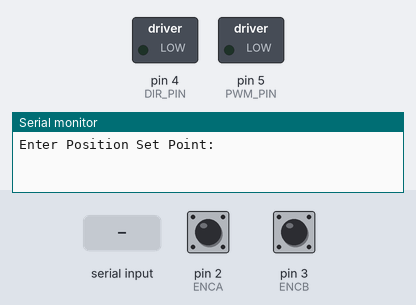
A sketch run on a simulated Arduino Uno, built with avr-gcc and run on an emulated ATmega328P. On the bench: switched loads named in the sketch (green lamp = pin HIGH), the last lines printed to the serial monitor. The inputs (shaded band) are chosen by the test bench; at power-on: pin 2 (ENCA) HIGH, pin 3 (ENCB) HIGH.

Above: at 0.9 s.
1.0 s: "90,45,200\n" received over Serial
At 2.0 s:
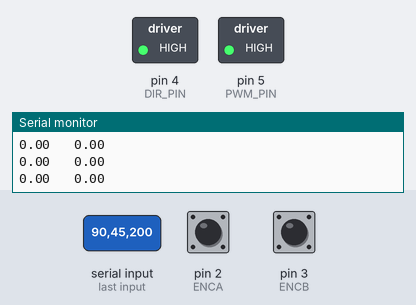
9.3 s: "90,45,200,10\n" received over Serial
At 21.9 s:
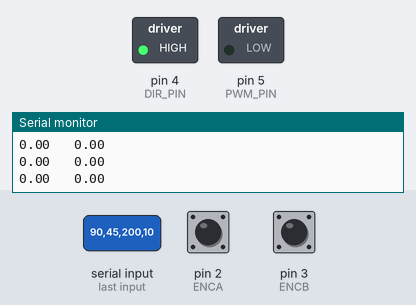
Timing chart, 0 to 22.5 s (numbered marks = the images above; inputs shaded):
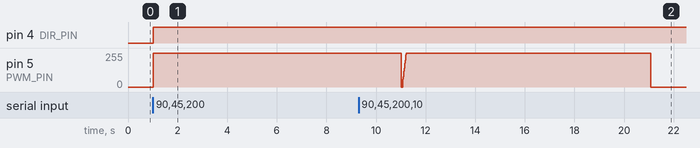

The sketch:

online_PID_code_velocity.ino
```cpp
//#include <TimerOne.h>

#include "main.h"
// PID constants
float kp_v = 3.7;
float ki_v = 40.93 * 3.7 ;
float kp_p = 8;

//PID variables
long    start_time = 0;
volatile int posi = 0; //current position
long        prevT = 0; //previous time

float  eintegral   = 0; //integral error
float  pos_setpoint = 0; //target position
float  vel_setpoint = 0; //target velocity

float  velocity = 0;
double pos     = 0;

double pos_error = 0;
double vel_error = 0;

float Pos_ControlSignal = 0;
float Vel_ControlSignal = 0;

void setup()
{

  //Encoder
  pinMode(ENCA, INPUT_PULLUP);
  pinMode(ENCB, INPUT_PULLUP);
  //motor
  pinMode(PWM_PIN, OUTPUT);
  pinMode(DIR_PIN, OUTPUT);

  //interrupts
  attachInterrupt(digitalPinToInterrupt(ENCA), readEncoder1, RISING);
  attachInterrupt(digitalPinToInterrupt(ENCB), readEncoder2, RISING);

  analogWrite(PWM_PIN, 0);
  posi = 0;

  Serial.begin(9600);
  Serial.println("Enter Position Set Point: ");
  while (!Serial.available());
  pos_setpoint = fabs (   Serial.parseFloat()  );
  //if (pos_setpoint > 80)  pos_setpoint =80; //max allowed position

  while (!Serial.available());
  vel_setpoint = fabs(   Serial.parseFloat() );
  Serial.println("Enter Velocity Set Point:");
  while (!Serial.available());
  vel_setpoint = fabs(   Serial.parseFloat()  );
  if (vel_setpoint > 90) vel_setpoint = 90; //max allowed speed

  start_time = millis();
  prevT = micros();
}

void loop()
{
  if ( millis() - start_time <   10000 ) //(  pos_error / vel_setpoint ) * 1000 +
  {
    // time difference
    long currT = micros();
    float deltaT = ((float) (currT - prevT)) / ( 1.0e6 );
    prevT = currT;
    /* Read  position and velocity*/
    /*interrupt sandwich*/
    noInterrupts();
    velocity = (  (posi / 40.98)   - pos )   / deltaT  ; //(current pos. - last pos.) / time
    pos     = (double(posi) / 40.98);  //102.3 = NO. of encoder pulses for 1 cm.
    interrupts();

    //Position Control Signal
    Pos_ControlSignal = (pos_setpoint - pos ) * kp_p ; //error *Kp

    /*saturation of the control signal with target velocity*/
    if (fabs( Pos_ControlSignal )  > vel_setpoint)
    {
      if (Pos_ControlSignal >= 0)
        Pos_ControlSignal = vel_setpoint;
      else Pos_ControlSignal = - vel_setpoint;
    }

    vel_error = Pos_ControlSignal - velocity; //setpoint - current velocity

    // integral
    eintegral = eintegral + vel_error * deltaT;

    //velocity control signal
    Vel_ControlSignal =  kp_v  *  vel_error + ki_v * eintegral;


    int dir = 1;
    if (Vel_ControlSignal < 0)  dir = -1;

    // motor power
    float pwr = fabs(Vel_ControlSignal);
    if ( pwr >= 255 )
    {
      pwr = 255;
      eintegral -= vel_error * deltaT; //antiWindup
    }
    // signal the motor
    setMotor(dir, pwr);


    Serial.print(velocity);
    Serial.print("   ");
    Serial.print(pos);
    Serial.println();
  }

  else //EXEEDED THE PERIOD
  {
    setMotor(0, 0);
    while (!Serial.available());
    pos_setpoint = fabs (Serial.parseFloat());
    Serial.println ("Enter Position Set Point: ") ;
    while (!Serial.available());
    pos_setpoint = fabs (Serial.parseFloat());
    //if (pos_setpoint > 80) pos_setpoint =80;


    while (!Serial.available());
    vel_setpoint = fabs (Serial.parseFloat()  );
    Serial.println("Enter Velocity Set Point:");
    while (!Serial.available());
    vel_setpoint = fabs (Serial.parseFloat()  );
    if (vel_setpoint > 84)  vel_setpoint = 84;

    eintegral = 0;
    start_time = millis();
    prevT = micros();
  }
}
```

main.cpp
```cpp
#if ARDUINO >= 100
#include "Arduino.h"
#else
#include "WProgram.h"
#endif

#include "main.h"


void setMotor(int dir, int pwmVal)
{
  analogWrite(PWM_PIN,pwmVal);
  if(dir == 1)
    {
      digitalWrite(DIR_PIN,HIGH);

    }

  else if(dir == -1)
  {
     digitalWrite(DIR_PIN,LOW);
  }
}

void readEncoder1()
{
   int b = digitalRead(ENCB);
   if(b > 0)
    posi--;

   else
    posi++;
}

void readEncoder2()
{
   int b = digitalRead(ENCA);
   if(b > 0)
    posi++;

   else
    posi--;
}
```

main.h
```cpp
#pragma once
#ifndef main_h
#define main_h

#define ENCA 2
#define ENCB 3
#define PWM_PIN 5
#define DIR_PIN 4


extern volatile int posi;
void setMotor(int dir, int pwmVal);

void readEncoder1();

void readEncoder2();


#endif
```

Measured:
- after the input at 1.0 s, pin 4 (DIR_PIN): LOW → HIGH at once; pin 5 (PWM_PIN): 0/255 → 255/255 at once
